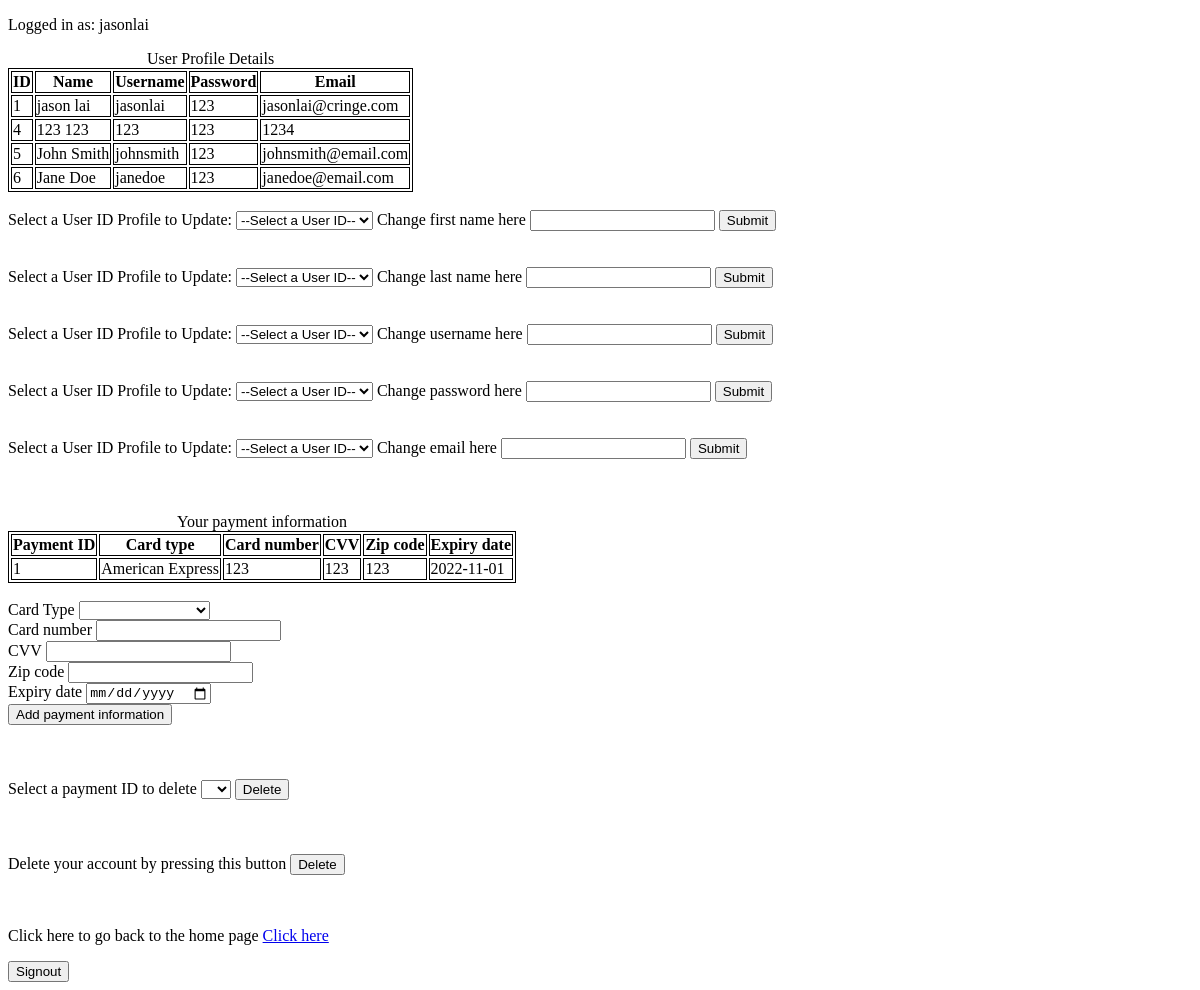
/adminFiles/userProfileEdit.php (signed in), run on an earlier commit of the app's database.
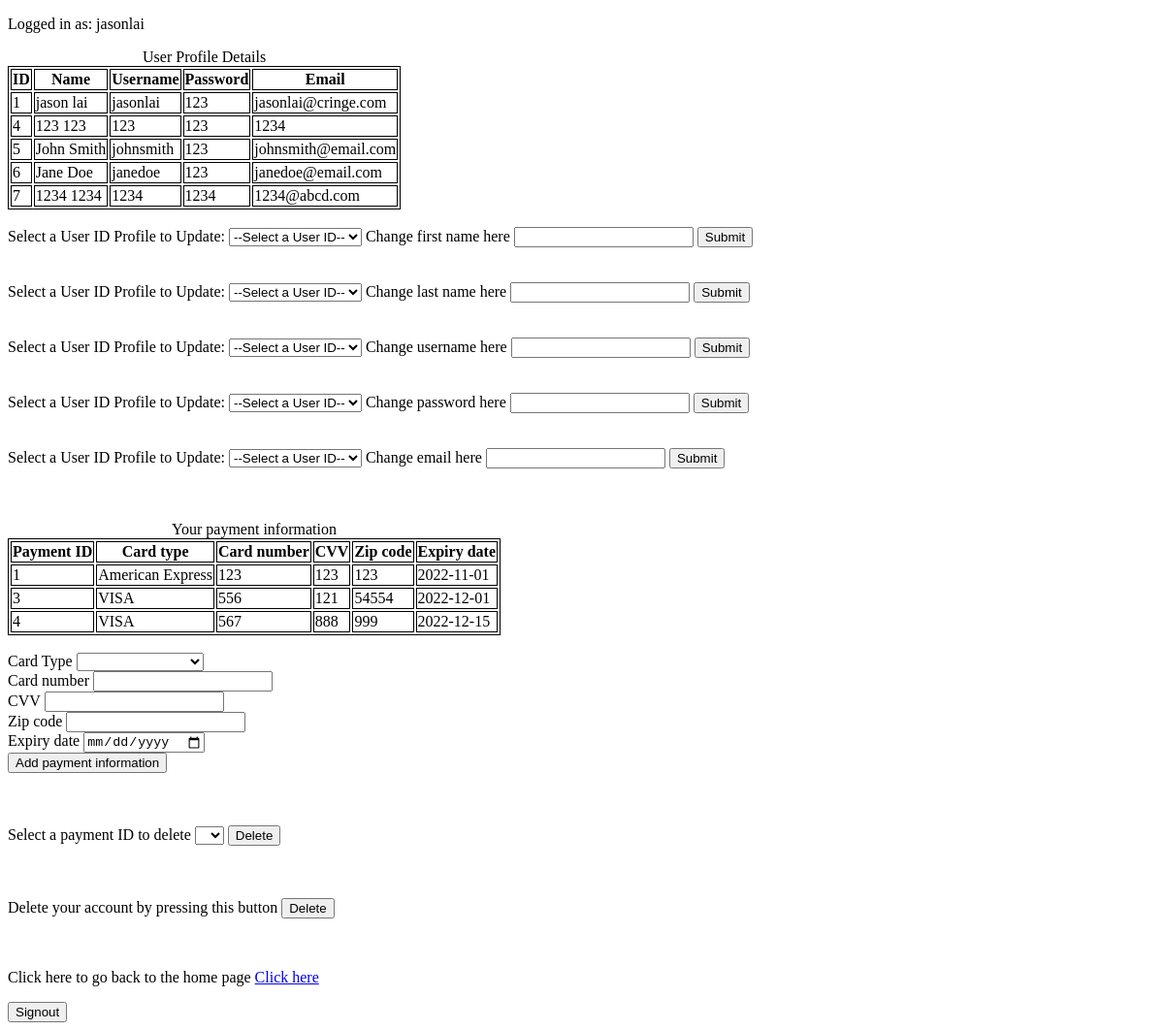
And on a later commit of the database.
### tables this page shows
CREATE TABLE `user` (
  `user_id` int(11) NOT NULL,
  `password` text NOT NULL,
  `user_fname` text NOT NULL,
  `user_lname` text NOT NULL,
  `username` text NOT NULL,
  `email` text NOT NULL,
  `is_tutor` int(11) NOT NULL DEFAULT '0'
);

CREATE TABLE `payment_info` (
  `payment_id` int(11) NOT NULL,
  `user_id` int(11) NOT NULL,
  `card_type` text NOT NULL,
  `card_num` text NOT NULL,
  `CVV` text NOT NULL,
  `zip_code` text NOT NULL,
  `exp_date` date NOT NULL
);

### adminFiles/userProfileEditBackend.php (the view, shortened to what this page needs)
<?php
$link = mysqli_connect(DB_SERVER, DB_USERNAME, DB_PASSWORD, DB_NAME);
$user_table = "";
$payload = "SELECT user_id, user_fname, user_lname, username, password, email FROM user WHERE is_tutor='0' OR is_tutor='1'";
$result = mysqli_query($link, $payload);
if (mysqli_num_rows($result) > 0) {
    $user_table .= "<table><caption>User Profile Details</caption><tr><th>ID</th><th>Name</th><th>Username</th><th>Password</th><th>Email</th></tr>";
	while ($row = mysqli_fetch_assoc($result)){
	    $user_table .= "<tr><td>".$row["user_id"]."</td><td>".$row["user_fname"]." ".$row["user_lname"]."</td><td>".$row["username"]."</td><td>".$row["password"]."</td><td>".$row["email"]."</td></tr>";
    }
    $user_table .= "</table>";
}
else
{
	$user_table .= "<table><tr><th>Student name</th><th>Student username</th><th>Student password</th><th>Student email</th></tr></table>";
	$user_table .= "<p>0 results</p>";
}
$payment_table = "";
$payload = "SELECT payment_id, card_type, card_num, CVV, zip_code, exp_date FROM payment_info WHERE user_id = '".$_SESSION['user_id']."'";
$result = mysqli_query($link, $payload);
if (mysqli_num_rows($result) > 0) {
	$payment_table .= "<table><caption>Your payment information</caption><tr><th>Payment ID</th><th>Card type</th><th>Card number</th><th>CVV</th><th>Zip code</th><th>Expiry date</th></tr>";
	while ($row = mysqli_fetch_assoc($result)) {
		$payment_table .= "<tr><td>".$row["payment_id"]."</td><td>".$row["card_type"]."</td><td>".$row["card_num"]."</td><td>".$row["CVV"]."</td><td>".$row["zip_code"]."</td><td>".$row["exp_date"]."</td></tr>";
	}
	$payment_table .= "</table>";
}
else
{
	$payment_table .= "<table><tr><th>Payment ID</th><th>Card type</th><th>Card number</th><th>CVV</th><th>Zip code</th><th>Expiry date</th></tr></table>";
	$payment_table .= "<p>0 results</p>";
}
?>

What changed in the data, as far as the page shows it:
added user: user_id "7", user_fname "1234", user_lname "1234", username "1234", password "1234", email "1234@abcd.com"
added payment_info: payment_id "3", card_type "VISA", card_num "556", CVV "121", zip_code "54554", exp_date "2022-12-01"
added payment_info: payment_id "4", card_type "VISA", card_num "567", CVV "888", zip_code "999", exp_date "2022-12-15"
